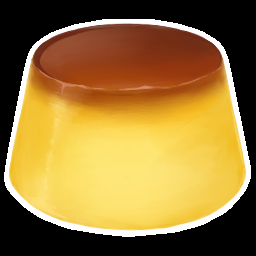
%> input picture Εργασία_2/CV_2-TRANSFORMATIONS/pudding.png, 256 x 256 px
$ octave play_with.m   (GNU Octave 9; MATLAB toolbox functions it lacks are replaced by stand-ins)
%> lines starting %> are read from the running program, lines starting %| are printed output that depends on the picture
%% Familiarization with basic functions

clear; close all;

I = imread('../CV_2-TRANSFORMATIONS/pudding.png');
%> I is the input picture: size 256x256x3 uint8; mean R, G, B 148.5, 116.5, 55.3
figure; imshow(I); title('Pudding Image');

% Affine transformation (2x scaling and shearing)
% 2x scaling
A_scale = [2 0 0; 0 2 0; 0 0 1];       % Affine matrix for scaling
tform_scale = affine2d(A_scale);       % Create affine transformation object
R = imref2d(size(I));                   % Keep the original image size
J_scale = imwarp(I, tform_scale, 'OutputView', R); % Apply transformation
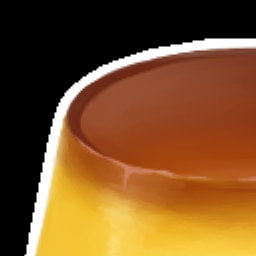
%> J_scale: size 256x256x3 uint8; mean R, G, B 121.8, 79.8, 37.6
figure; imshow(J_scale); title('Affine - 2x Scaling');

% Horizontal shearing
A_shear = [1 0.5 0; 0 1 0; 0 0 1];     % Affine matrix for horizontal shear
tform_shear = affine2d(A_shear);       % Create affine transformation object
J_shear = imwarp(I, tform_shear, 'OutputView', R); % Apply transformation
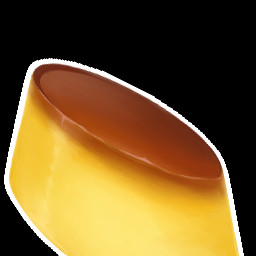
%> J_shear: size 256x256x3 uint8; mean R, G, B 113.7, 85.9, 39.3
figure; imshow(J_shear); title('Affine - Horizontal Shearing');

% Projective transformation
H = [1 0.2 0; 0.1 1 0; 0 0 1];         % Homography matrix
tform_proj = projective2d(H);          % Create projective transformation object
J_proj = imwarp(I, tform_proj, 'OutputView', R); % Apply transformation
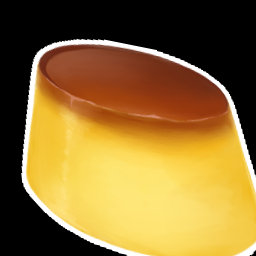
%> J_proj: size 256x256x3 uint8; mean R, G, B 139.8, 108.9, 49.9
figure; imshow(J_proj); title('Projective Transformation');

% Create a sequence of images
videoFrames = cell(1,10);   % Preallocate 10 frames
for k = 1:10
    angle = k*0.1;          % Gradual horizontal shearing
    A_anim = [1 angle 0; 0 1 0; 0 0 1];  % Affine matrix for animation
    tform_anim = affine2d(A_anim);       % Create affine transformation object
    videoFrames{k} = imwarp(I, tform_anim, 'OutputView', R); % Apply transformation
end
%> after the loop, videoFrames = 10 items


% Convert cell array to 4D numeric array for implay
numFrames = numel(videoFrames);
%> numFrames = 10
[height, width, channels] = size(videoFrames{1});   % Get image size
%> height = 256; width = 256; channels = 3
videoArray = zeros(height, width, channels, numFrames, 'like', videoFrames{1});  % Preserve type

for k = 1:numFrames
    videoArray(:,:,:,k) = videoFrames{k};  % Fill 4D array
end
%> this loop made 10 passes

implay(videoArray);

$ run again, with Εργασία_2/CV_2-TRANSFORMATIONS/windmill.png copied over Εργασία_2/CV_2-TRANSFORMATIONS/pudding.png
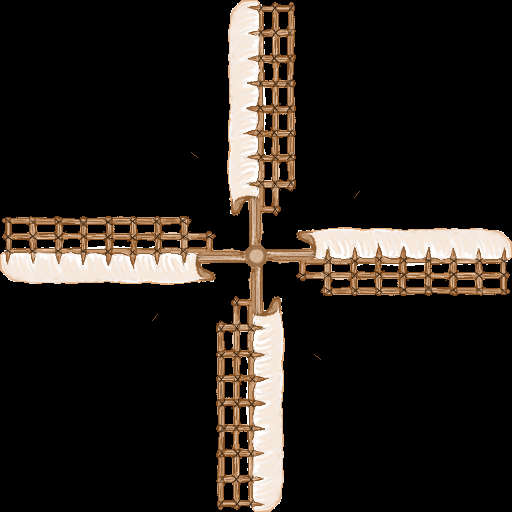
%> input picture Εργασία_2/CV_2-TRANSFORMATIONS/windmill.png, 512 x 512 px
%> I is the input picture: size 512x512x3 uint8; mean R, G, B 37.1, 31.6, 26.7
%> `J_scale = imwarp(I, tform_scale, 'OutputView', R);`:
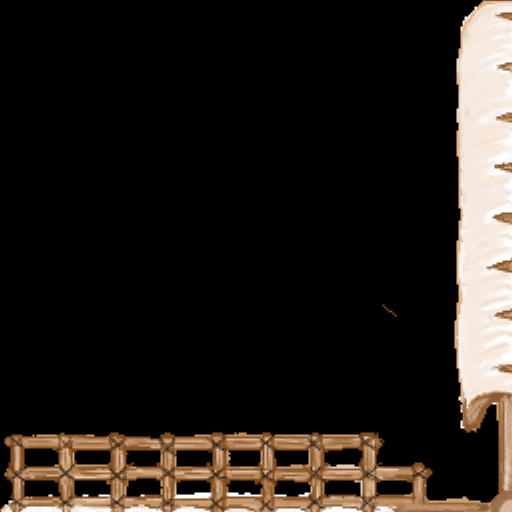
%> J_scale: size 512x512x3 uint8; mean R, G, B 36.7, 31.2, 26.3
%> `J_proj = imwarp(I, tform_proj, 'OutputView', R);`:
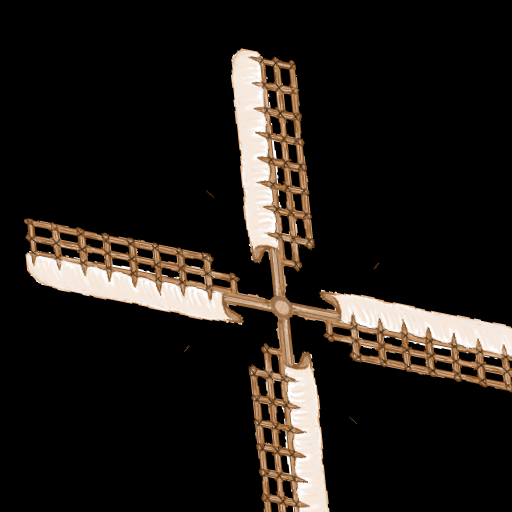
%> J_proj: size 512x512x3 uint8; mean R, G, B 33.4, 28.4, 23.9
%> after the loop `for k = 1:10`: videoFrames = 10 items
%> numFrames = 10
%> height = 512; channels = 3
%> the loop `for k = 1:numFrames` made 10 passes

$ run again, with Εργασία_2/CV_2-TRANSFORMATIONS/ball.jpg saved as Εργασία_2/CV_2-TRANSFORMATIONS/pudding.png
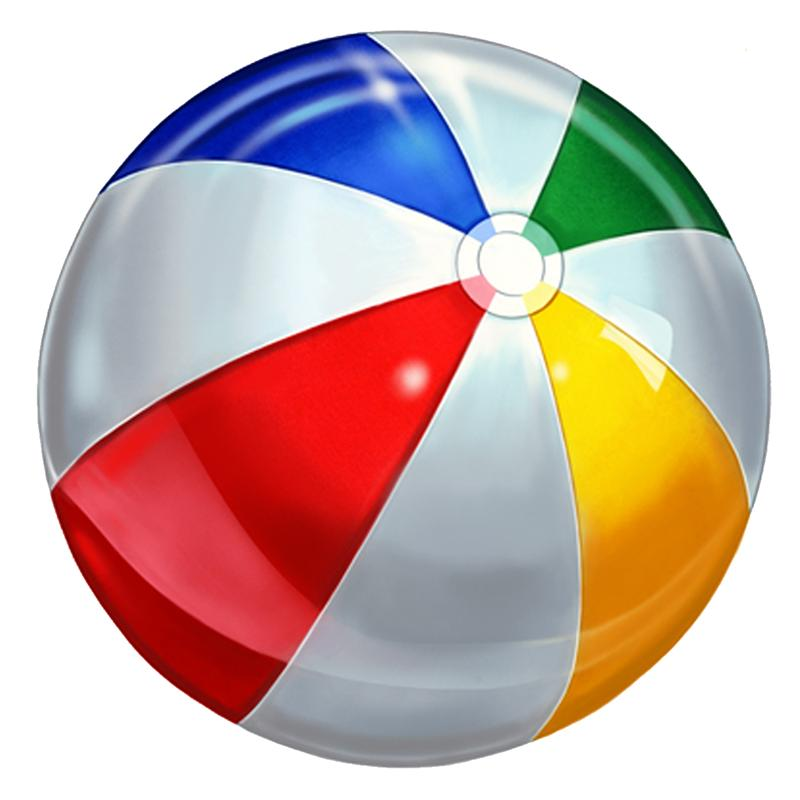
%> input picture Εργασία_2/CV_2-TRANSFORMATIONS/ball.jpg, 800 x 800 px
%> I is the input picture: size 800x800x3 uint8; mean R, G, B 201.9, 177.4, 171
%> `J_shear = imwarp(I, tform_shear, 'OutputView', R);`:
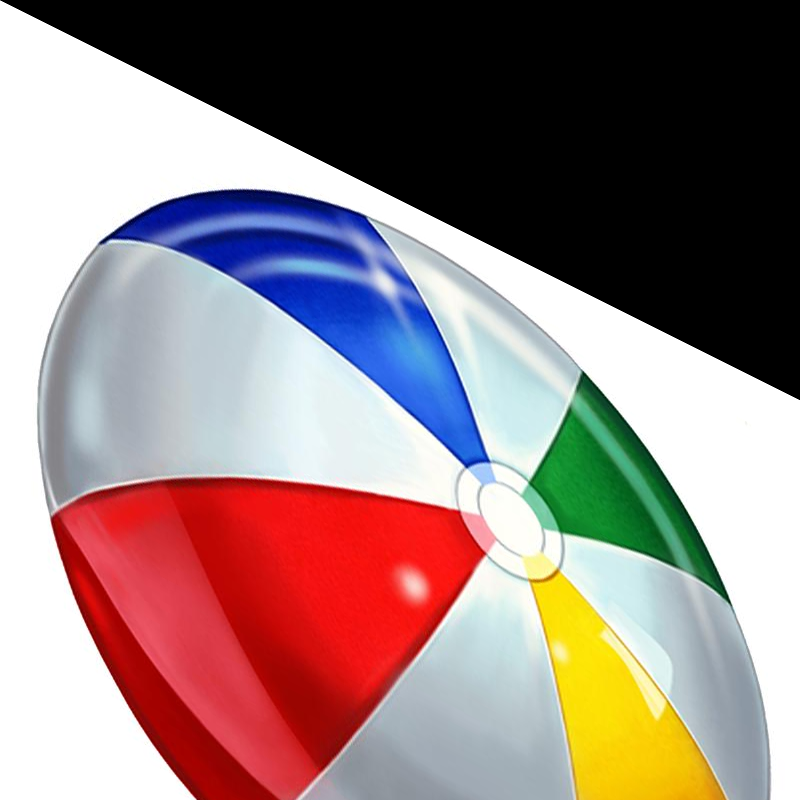
%> J_shear: size 800x800x3 uint8; mean R, G, B 149.2, 128.6, 127.5
%> `J_proj = imwarp(I, tform_proj, 'OutputView', R);`:
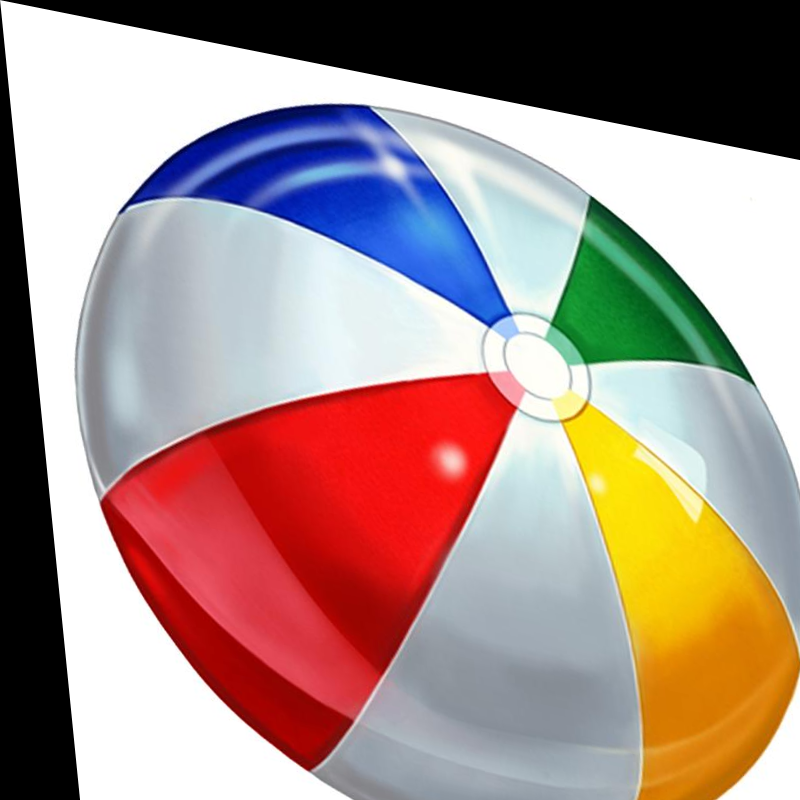
%> J_proj: size 800x800x3 uint8; mean R, G, B 167.1, 143.3, 137.4
%> after the loop `for k = 1:10`: videoFrames = 10 items
%> numFrames = 10
%> height = 800; channels = 3
%> the loop `for k = 1:numFrames` made 10 passes

$ run again, with Εργασία_2/CV_2-TRANSFORMATIONS/beach.jpg saved as Εργασία_2/CV_2-TRANSFORMATIONS/pudding.png
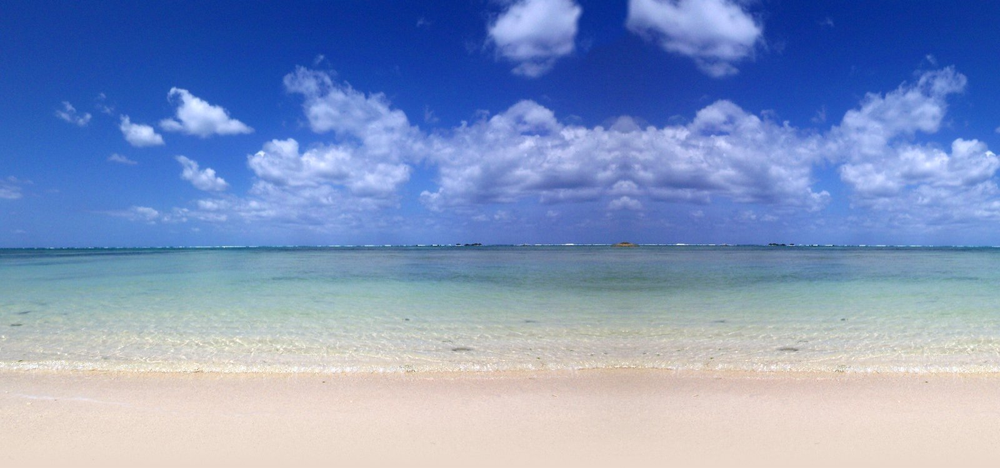
%> input picture Εργασία_2/CV_2-TRANSFORMATIONS/beach.jpg, 1000 x 468 px, shrunk from 1600 x 749 before the run
%> I is the input picture: size 468x1000x3 uint8; mean R, G, B 130.6, 151, 192.4
%> `J_shear = imwarp(I, tform_shear, 'OutputView', R);`:
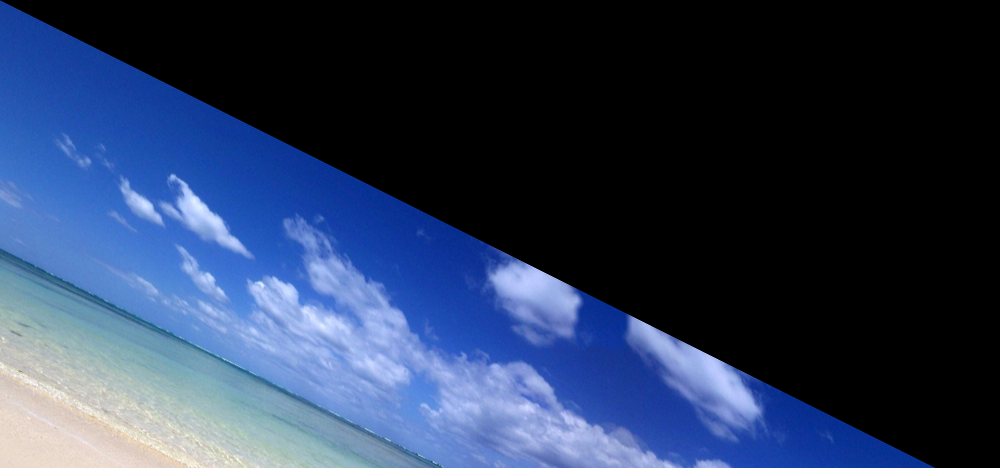
%> J_shear: size 468x1000x3 uint8; mean R, G, B 42.4, 58.2, 88.9
%> `J_proj = imwarp(I, tform_proj, 'OutputView', R);`:
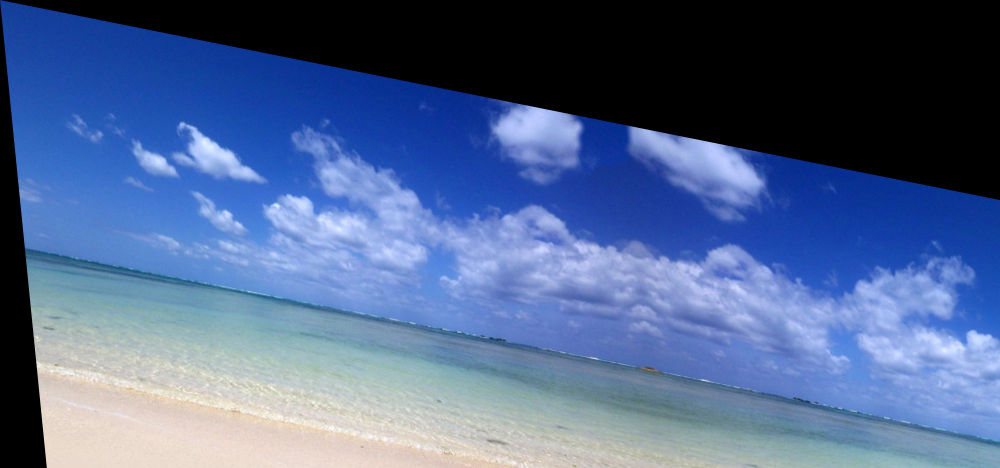
%> J_proj: size 468x1000x3 uint8; mean R, G, B 80.8, 103, 145.1
%> after the loop `for k = 1:10`: videoFrames = 10 items
%> numFrames = 10
%> height = 468; width = 1000; channels = 3
%> the loop `for k = 1:numFrames` made 10 passes
